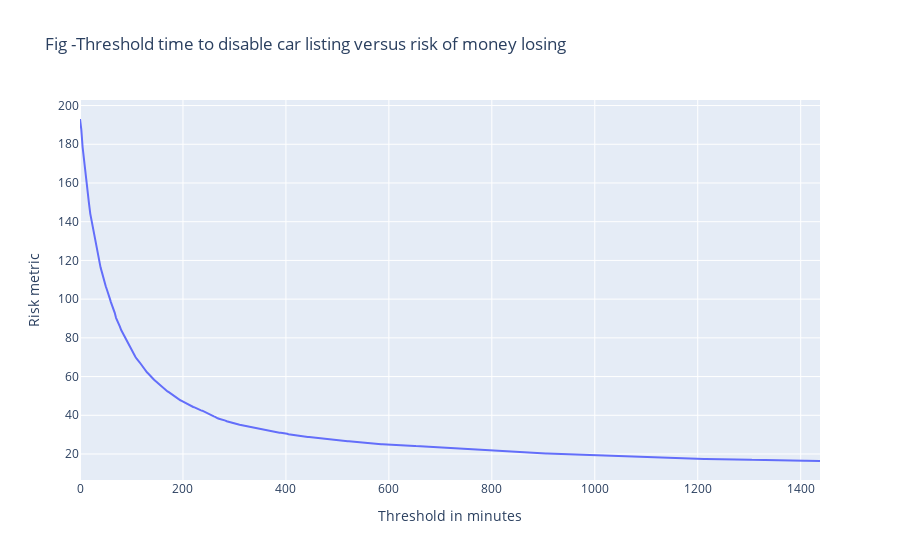

The notebook cell saved with this chart:
### Code cell
print('')
fig = px.line(x=threshold,y=risk_percentage, 
              title="Fig -Threshold time to disable car listing versus risk of money losing")
fig.update_layout(xaxis_title = 'Threshold in minutes', yaxis_title = 'Risk metric')
fig.show()

### Figure 1 — Plotly figure (JSON) as saved in the notebook; plotly's stock layout.template omitted (floating-point values rounded to 4 significant figures; data arrays with more than 128 entries replaced by an {"elided": "..."} marker saying what was removed)
{"data": [{"hovertemplate": "x=%{x}<br>y=%{y}<extra></extra>", "legendgroup": "", "line": {"color": "#636efa", "dash": "solid"}, "marker": {"symbol": "circle"}, "mode": "lines", "name": "", "orientation": "v", "showlegend": false, "type": "scatter", "x": {"elided": "576 float values"}, "xaxis": "x", "y": {"elided": "576 float values"}, "yaxis": "y"}], "layout": {"legend": {"tracegroupgap": 0}, "title": {"text": "Fig -Threshold time to disable car listing versus risk of money losing"}, "xaxis": {"anchor": "y", "domain": [0, 1], "title": {"text": "Threshold in minutes"}}, "yaxis": {"anchor": "x", "domain": [0, 1], "title": {"text": "Risk metric"}}}}
